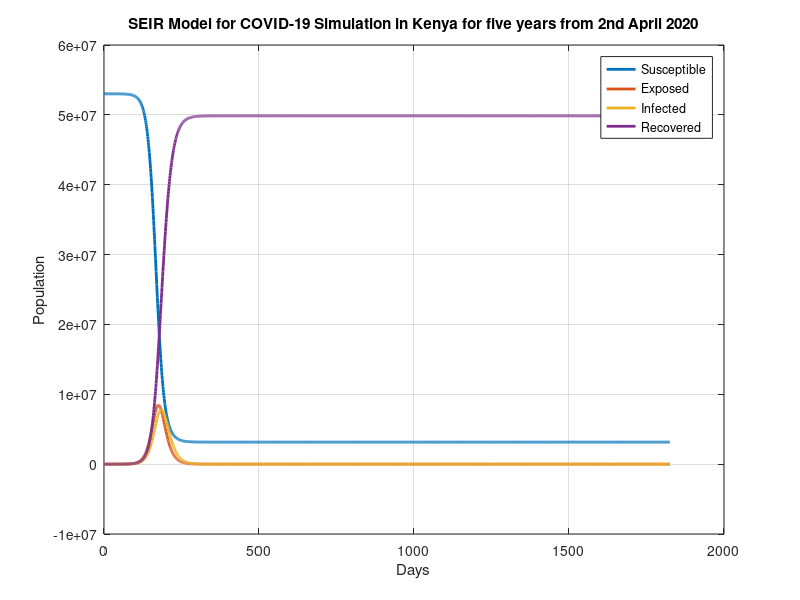

The MATLAB script that drew this image:
% Parameters
beta = 0.3;   % infection rate
gamma = 0.1;  % recovery rate
sigma = 0.1;  % incubation rate

% Initial conditions
I0 = 110;        % initial number of infected individuals
E0 = 0;        % initial number of exposed individuals
R0 = 2;        % initial number of recovered individuals
S0 = 53010000;     % initial number of susceptible individuals (approximate population of Kenya)

% Time vector (days)
t = linspace(0, 365*5, 365*5);

% SEIR model differential equations
ode = @(t, y) [ -beta * y(1) * y(3) / sum(y);           % dS/dt
                 beta * y(1) * y(3) / sum(y) - sigma * y(2);  % dE/dt
                 sigma * y(2) - gamma * y(3);                % dI/dt
                 gamma * y(3)];                             % dR/dt

% Initial vector of state variables
y0 = [S0; E0; I0; R0];

% Solve the ODE system
[t, Y] = ode45(ode, t, y0);

% Plot the results
figure;
plot(t, Y(:,1), 'LineWidth', 2, 'DisplayName', 'Susceptible');
hold on;
plot(t, Y(:,2), 'LineWidth', 2, 'DisplayName', 'Exposed');
plot(t, Y(:,3), 'LineWidth', 2, 'DisplayName', 'Infected');
plot(t, Y(:,4), 'LineWidth', 2, 'DisplayName', 'Recovered');
xlabel('Days');
ylabel('Population');
title('SEIR Model for COVID-19 Simulation in Kenya for five years from 2nd April 2020');
legend('Location', 'best');
grid on;
hold off;
